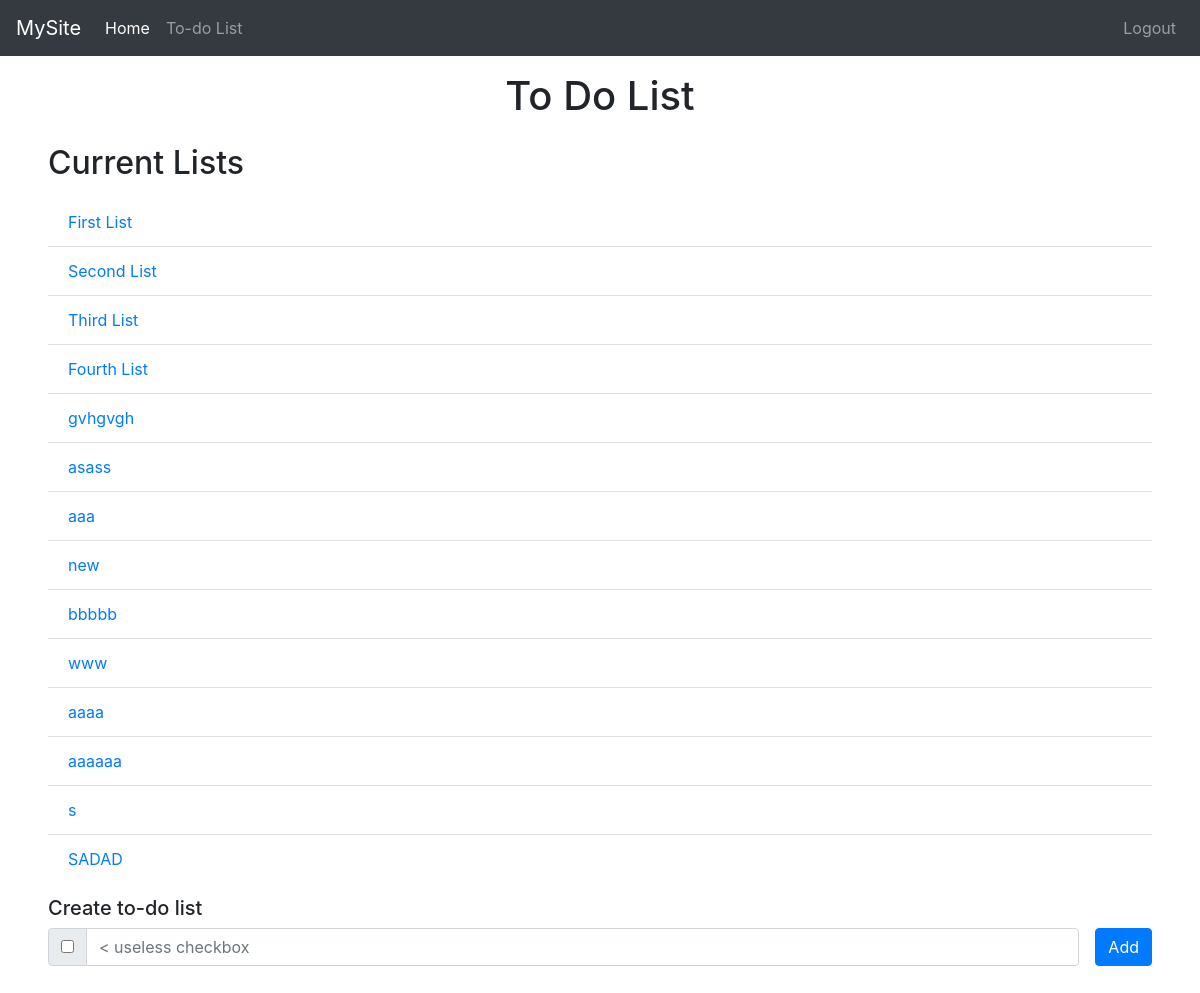
The page /tdl/ (signed in) on the database its author committed.
### mainApp/models.py (models this page shows)
class ToDoList(models.Model):
    user = models.ForeignKey(User, on_delete=models.CASCADE)
    name = models.CharField(max_length=200)
    def __str__(self) -> str:
        return self.name

### mainApp/views.py (the view, shortened to what this page needs)
# urls.py: path("tdl/", views.todolist, name="tdl_main"),
def todolist(response, id=None):
    if not response.user.is_authenticated:
        return redirect("/")
    user = response.user
    tdl = user.todolist_set
    ls = tdl.all()[id-1] if id else tdl.all()
    def view_ctx(id) -> dict:
        all_tdl = tdl.all()
        ls = tdl.all()[id-1] if id else tdl.all()
        ls_dic = {
        "id": id,
        "page": ((id-2, "<") if id > 2 else 0,
                 (id-1, id-1) if id > 1 else 0,
                 (id, id),
                 (id+1, id+1) if id < len(all_tdl) else 0,
                 (id+2, ">") if id+1 < len(all_tdl) else 0),
        "name": ls.name,
        "items": ls.item_set.all(),
        } if id else {"id": 0, "ls": [(ls[i], i+1) for i in range(len(ls))]}
        return ls_dic
    ls_dic = view_ctx(id)
    rendered = render_to_string("mainApp/to-do-list.html", context=ls_dic, request=response)
    return HttpResponse(rendered)

### mainApp/templatetags/my_functions.py (called while the page is built)
@register.filter(is_safe=True, name="console")
@stringfilter
def create_script(log):
    console = f"""
    console.log('{log}')
    """
    return console

### mainApp/templates/mainApp/to-do-list.html (shortened to what this page needs)
{% extends 'mainApp/base.html' %}
{% block content %}
<div class="to-do-list">
    {% if id != 0 %}
    <div class="container-fluid p-3">
        <div class="d-flex row justify-content-center p-0">
            <div class="container-sm d-flex justify-content-center">
                <h2>
                    To Do List
                </h2>
            </div>
            <div class="container-sm d-flex justify-content-center">
                <ul class="pagination">
                    {% for item in page %}
                        {% if item %}
                        <li class="page-item"><a href="/tdl/{{item.0}}/" class="page-link text-dark">{{item.1}}</a></li>
                        {% else %}
                        <li class="page-item disabled"><a href="/tdl/id/" class="page-link text-dark"><span style="visibility:hidden;">#</span></a></li>
                        {% endif %}
                    {% endfor %}
                </ul>
            </div>
        </div>
        <div class="tdl-list d-flex justify-content-center">
            <div class="container-md">
                <form action="" method="post" autocomplete="off">
                {% csrf_token %}
                <div class="container-fluid d-flex row">
                    <div class="container-fluid my-2">
                        <div class="d-flex justify-content-center px-0">
                            <div class="container-sm px-3">
                                <input
                                type="text"
                                class="form-control"
                                placeholder="Add Item"
                                name="newItem"
                                >
                            </div>
                            <div class="d-flex justify-content-end px-0">
                                <button class="btn btn-primary" type="submit" name="add" value="add">Add</button>
                            </div>
                        </div>
                    </div>
                    <div class="container-fluid d-flex justify-content-center px-0 pt-2 border-bottom border-top">
                        <div class="col d-flex justify-content-start align-items-center px-0 py-2">
                            <h4 class="fs-3">{{name}}</h4>
                        </div>
                        <div class="col d-flex justify-content-end px-0 py-2">
                            <button class="btn btn-success" type="submit" name="save" value="save">Save</button>
                        </div>
                    </div>
                    <div class="item-list container-fluid d-flex px-0 py-3 border-bottom">
                        <ul class="container-fluid list-items list-group list-group-flush px-3">
                            {% for item in items %}
                            {% if item.complete == False %}
                            <div class="container-fluid d-flex px-0">
                                <div class="d-flex justify-content-center px-3">
                                    <input type="checkbox" name="c{{item.id}}" value="clicked">
                                </div>
                                <div class="px-2">
                                        <li class="list-group-item border-0 px-0">
                                            {{item}}
                                        </li>
                                </div>
                            </div>
                            {% endif %}
                            {% endfor %}
                            {% for item in items %}
                            {% if item.complete == True %}
                            <div class="container-fluid d-flex px-0">
                                <div class="d-flex justify-content-center px-3">
                                    <input type="checkbox" name="c{{item.id}}" value="clicked" checked>
                                </div>
                                <div class="px-2">
                                        <li class="list-group-item border-0 px-0">
                                            {{item}}
                                        </li>
                                </div>
                            </div>
                            {% endif %}
                            {% endfor %}
                        </ul>
                    </div>
                </div>
            </form>
            </div>
        </div>
    </div>
    {% else %}
        <div class="container-fluid p-3">
            <div class="d-flex justify-content-center">
                <h1>
                    To Do List
                </h1>
            </div>
            <div class="all-list m-3 px-3">
                <h2>
                    Current Lists
                </h2>
                <div class="item-list py-2 pb-3">
                    <ul class="list-items list-group list-group-flush">
                        {% for item in ls %}
                        <li class="list-group-item">
                            <a href="/tdl/{{item.1}}">{{item.0}}</a>
                        </li>
                        {% endfor %}
                    </ul>
                </div>
                <div class="py-3">
                    <form method="post" action="/tdl/" autocomplete="off">
                        <h5>Create to-do list</h5>
                        <div class="d-flex justify-content-center px-0 mx-0">
                            <div class="container-fluid mx-0 px-0 pr-3">
                                <div class="input-group">
                                    <div class="input-group-prepend">
                                        <div class="input-group-text">
                                            <input type="checkbox" name="check">
                                        </div>
                                    </div>
                                    <input
                                        type="text"
                                        class="form-control"
                                        placeholder="< useless checkbox"
                                        name="newItem"
                                        required=""
                                        >
                                </div>
                            </div>
                            <div class="d-flex justify-content-end">
                                <button class="btn btn-primary" type="submit" name="add" value="add">Add</button>
                            </div>
                        </div>
                    </form>
                </div>
            </div>
        </div>
    {% endif %}
</div>
{% endblock content %}

### mainApp/templates/mainApp/base.html (shortened to what this page needs)
<!DOCTYPE html>
<html lang="en">
<head>
    <link rel="stylesheet" href="https://cdn.jsdelivr.net/npm/bootstrap@4.6.1/dist/css/bootstrap.min.css">
    {% load static %}
    {% load my_functions %}
</head>
<body>
    <div class="outer container-fluid p-0">
        <div class="inner">
            <div class="top-bar">
                <div class="navbar navbar-expand navbar-dark bg-dark">
                    <a class="navbar-brand" href="/home">MySite</a>
                    {% if user.is_authenticated %}
                    <div class="collapse navbar-collapse" id="navbarNavAltMarkup">
                        <div class="navbar-nav">
                            <a href="/home/" class="nav-link active"> Home </a>
                            <a href="/tdl/" class="nav-link">To-do List</a>
                        </div>
                    </div>
                    <div class="navbar-nav">
                        <a href="../logout" class="nav-link">Logout</a>
                    </div>
                    {% else %}
                    <div class="navbar-nav">
                        <a href="../register" class="nav-link ">Register</a>
                        <a href="../login" class="nav-link">Login</a>
                    </div>
                    {% endif %}
                </div>
            </div>
            {% block content %}{% endblock content %}
        </div>
    </div>
</body>
</html>

### mainApp/templates/mainApp/to-do-list.html (style rules this page uses)
div.item-list { height: 50vh; overflow: scroll; }

### rows shown on the page
ToDoList: name "First List"
ToDoList: name "Second List"
ToDoList: name "Third List"
ToDoList: name "Fourth List"
ToDoList: name "gvhgvgh"
ToDoList: name "asass"
ToDoList: name "aaa"
ToDoList: name "new"
ToDoList: name "bbbbb"
ToDoList: name "www"
ToDoList: name "aaaa"
ToDoList: name "aaaaaa"
ToDoList: name "s"
ToDoList: name "SADAD"
